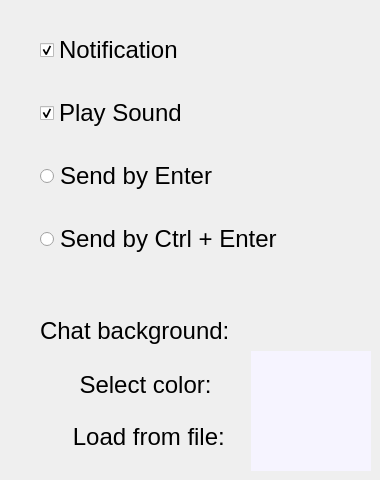
     <widget class="QWidget" name="page_2">
      <widget class="QWidget" name="layoutWidget">
       <property name="geometry">
        <rect>
         <x>40</x>
         <y>310</y>
         <width>331</width>
         <height>161</height>
        </rect>
       </property>
       <layout class="QVBoxLayout" name="verticalLayout_3" stretch="0,1">
        <property name="spacing">
         <number>0</number>
        </property>
        <property name="leftMargin">
         <number>0</number>
        </property>
        <property name="topMargin">
         <number>0</number>
        </property>
        <item>
         <widget class="QLabel" name="background">
          <property name="font">
           <font>
            <pointsize>18</pointsize>
           </font>
          </property>
          <property name="text">
           <string>Chat background:</string>
          </property>
         </widget>
        </item>
        <item>
         <layout class="QHBoxLayout" name="horizontalLayout_3">
          <item>
           <layout class="QVBoxLayout" name="verticalLayout_2">
            <item>
             <widget class="QPushButton" name="PB_SelColor">
              <property name="font">
               <font>
                <pointsize>18</pointsize>
               </font>
              </property>
              <property name="layoutDirection">
               <enum>Qt::LeftToRight</enum>
              </property>
              <property name="text">
               <string>Select color:</string>
              </property>
              <property name="flat">
               <bool>true</bool>
              </property>
             </widget>
            </item>
            <item>
             <widget class="QPushButton" name="PB_LoadFileBackground">
              <property name="font">
               <font>
                <pointsize>18</pointsize>
               </font>
              </property>
              <property name="text">
               <string> Load from file:</string>
              </property>
              <property name="flat">
               <bool>true</bool>
              </property>
             </widget>
            </item>
           </layout>
          </item>
          <item>
           <widget class="QLabel" name="imageLabel">
            <property name="maximumSize">
             <size>
              <width>120</width>
              <height>120</height>
             </size>
            </property>
            <property name="styleSheet">
             <string notr="true">background-color: #f6f4ff</string>
            </property>
            <property name="text">
             <string/>
            </property>
            <property name="scaledContents">
             <bool>true</bool>
            </property>
           </widget>
          </item>
         </layout>
        </item>
       </layout>
      </widget>
      <widget class="QWidget" name="layoutWidget">
       <property name="geometry">
        <rect>
         <x>40</x>
         <y>10</y>
         <width>261</width>
         <height>271</height>
        </rect>
       </property>
       <layout class="QVBoxLayout" name="verticalLayout">
        <item>
         <widget class="QCheckBox" name="ChBox_Notif">
          <property name="font">
           <font>
            <pointsize>18</pointsize>
           </font>
          </property>
          <property name="text">
           <string>Notification</string>
          </property>
          <property name="checked">
           <bool>true</bool>
          </property>
         </widget>
        </item>
        <item>
         <widget class="QCheckBox" name="ChBox_PSound">
          <property name="font">
           <font>
            <pointsize>18</pointsize>
           </font>
          </property>
          <property name="text">
           <string>Play Sound</string>
          </property>
          <property name="checked">
           <bool>true</bool>
          </property>
         </widget>
        </item>
        <item>
         <widget class="QRadioButton" name="RB_sendEnter">
          <property name="font">
           <font>
            <pointsize>18</pointsize>
           </font>
          </property>
          <property name="text">
           <string>Send by Enter</string>
          </property>
          <property name="checkable">
           <bool>true</bool>
          </property>
          <property name="checked">
           <bool>false</bool>
          </property>
          <property name="autoRepeat">
           <bool>true</bool>
          </property>
          <property name="autoExclusive">
           <bool>true</bool>
          </property>
         </widget>
        </item>
        <item>
         <widget class="QRadioButton" name="RB_send_CEnter">
          <property name="font">
           <font>
            <pointsize>18</pointsize>
           </font>
          </property>
          <property name="text">
           <string>Send by Ctrl + Enter</string>
          </property>
         </widget>
        </item>
       </layout>
      </widget>
     </widget>
